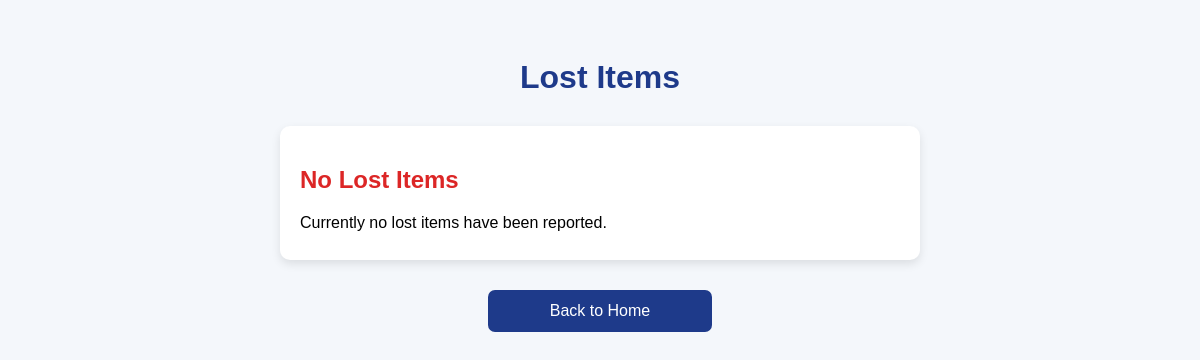
Page /lost-items on the earlier database version.
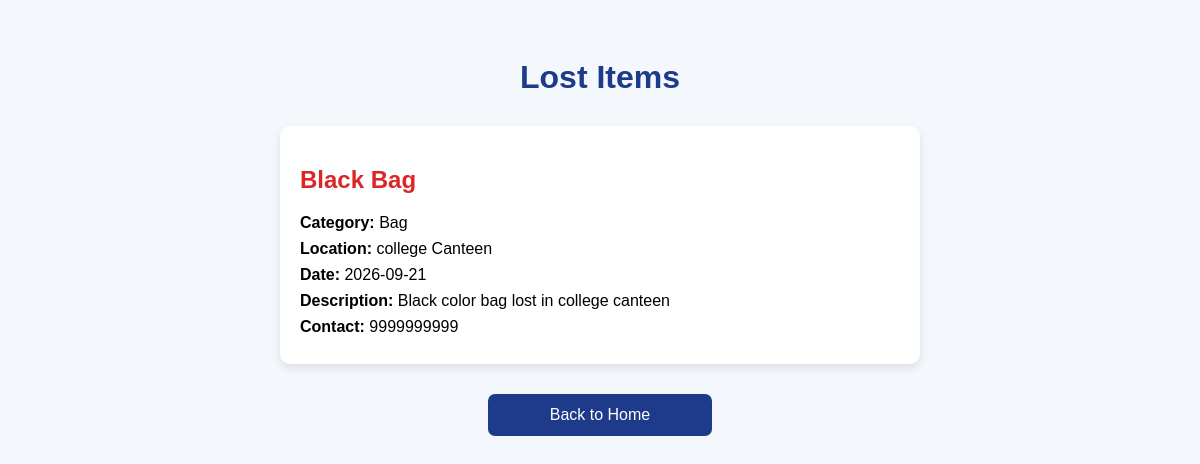
Same page on the later database version.
### tables this page shows
CREATE TABLE items (
            id INTEGER PRIMARY KEY AUTOINCREMENT,
            item_name TEXT NOT NULL,
            category TEXT NOT NULL,
            location TEXT NOT NULL,
            date TEXT NOT NULL,
            description TEXT,
            contact TEXT NOT NULL,
            item_type TEXT NOT NULL
        );

### app.py (the view)
@app.route("/lost-items")
def lost_items():
    conn = sqlite3.connect("lost_found.db")
    cursor = conn.cursor()
    cursor.execute("SELECT * FROM items WHERE item_type = 'Lost'")
    items = cursor.fetchall()
    conn.close()
    return render_template("lost_items.html", items=items)

### templates/lost_items.html (shortened to what this page needs)
<!DOCTYPE html>
<html lang="en">
<head>
</head>
<body>
    <h1>Lost Items</h1>
    {% if items %}
        {% for item in items %}
        <div class="item">
            <h2>{{ item[1] }}</h2>
            <p><strong>Category:</strong> {{ item[2] }}</p>
            <p><strong>Location:</strong> {{ item[3] }}</p>
            <p><strong>Date:</strong> {{ item[4] }}</p>
            <p><strong>Description:</strong> {{ item[5] }}</p>
            <p><strong>Contact:</strong> {{ item[6] }}</p>
        </div>
        {% endfor %}
    {% else %}
        <div class="item">
            <h2>No Lost Items</h2>
            <p>Currently no lost items have been reported.</p>
        </div>
    {% endif %}
    <a href="/" class="back">Back to Home</a>
</body>
</html>

### templates/lost_items.html (style rules this page uses)
body { font-family: Arial, sans-serif; background: #f4f7fb; padding: 30px; }
h1 { text-align: center; color: #1e3a8a; margin-bottom: 30px; }
.item { max-width: 600px; margin: 15px auto; background: white; padding: 20px; border-radius: 10px; box-shadow: 0 4px 10px rgba(0,0,0,0.1); }
.item h2 { color: #dc2626; }
.item p { margin: 8px 0; }
.back { display: block; width: 200px; margin: 30px auto; text-align: center; padding: 12px; background: #1e3a8a; color: white; text-decoration: none; border-radius: 7px; }

Differences in the rows shown:
added items: item_name "Black Bag", category "Bag", location "college Canteen", date "2026-09-21", description "Black color bag lost in college canteen", contact "9999999999"
Other differences:
text no longer shown: "No Lost Items Currently no lost items have been reported."
